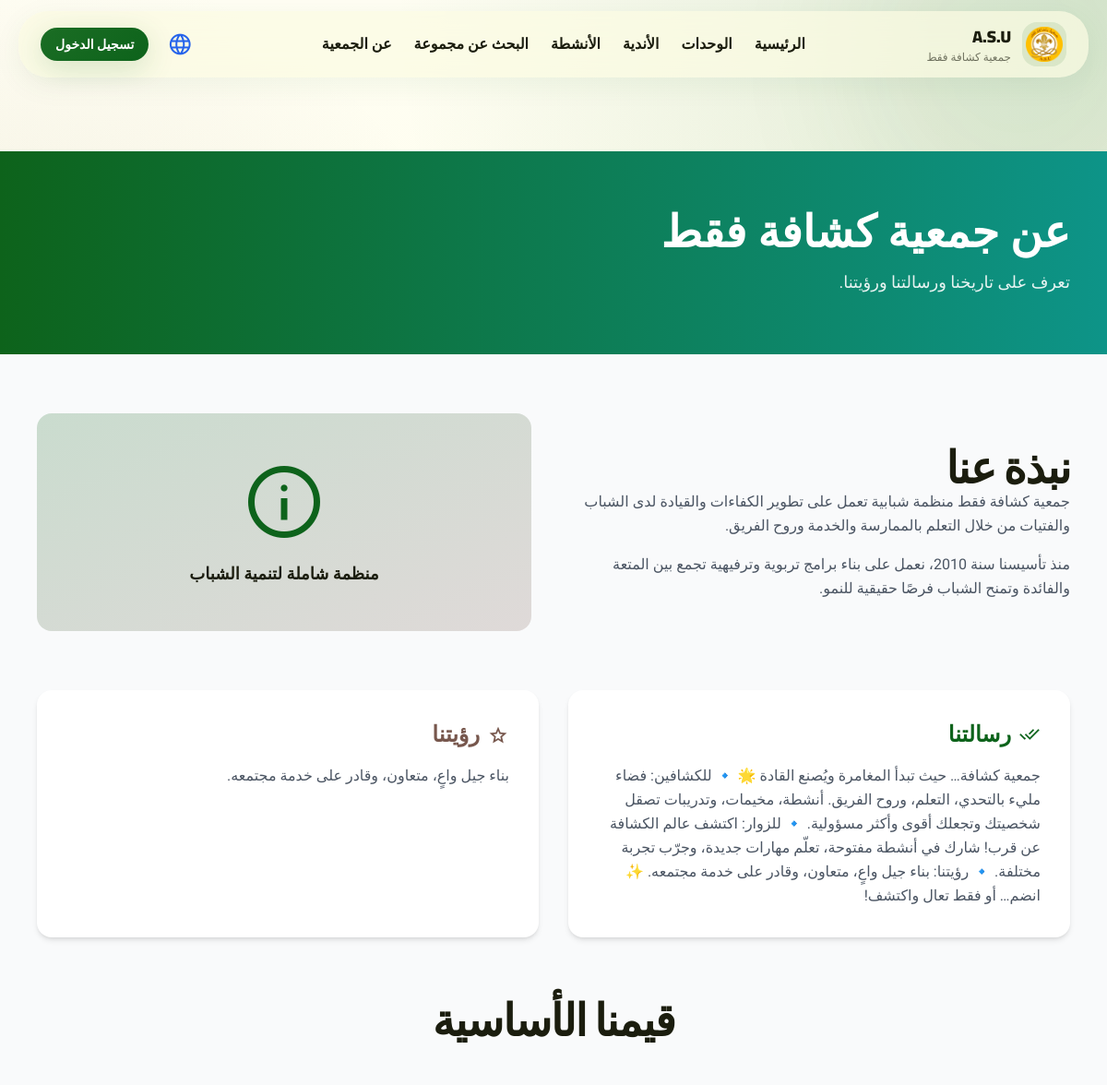
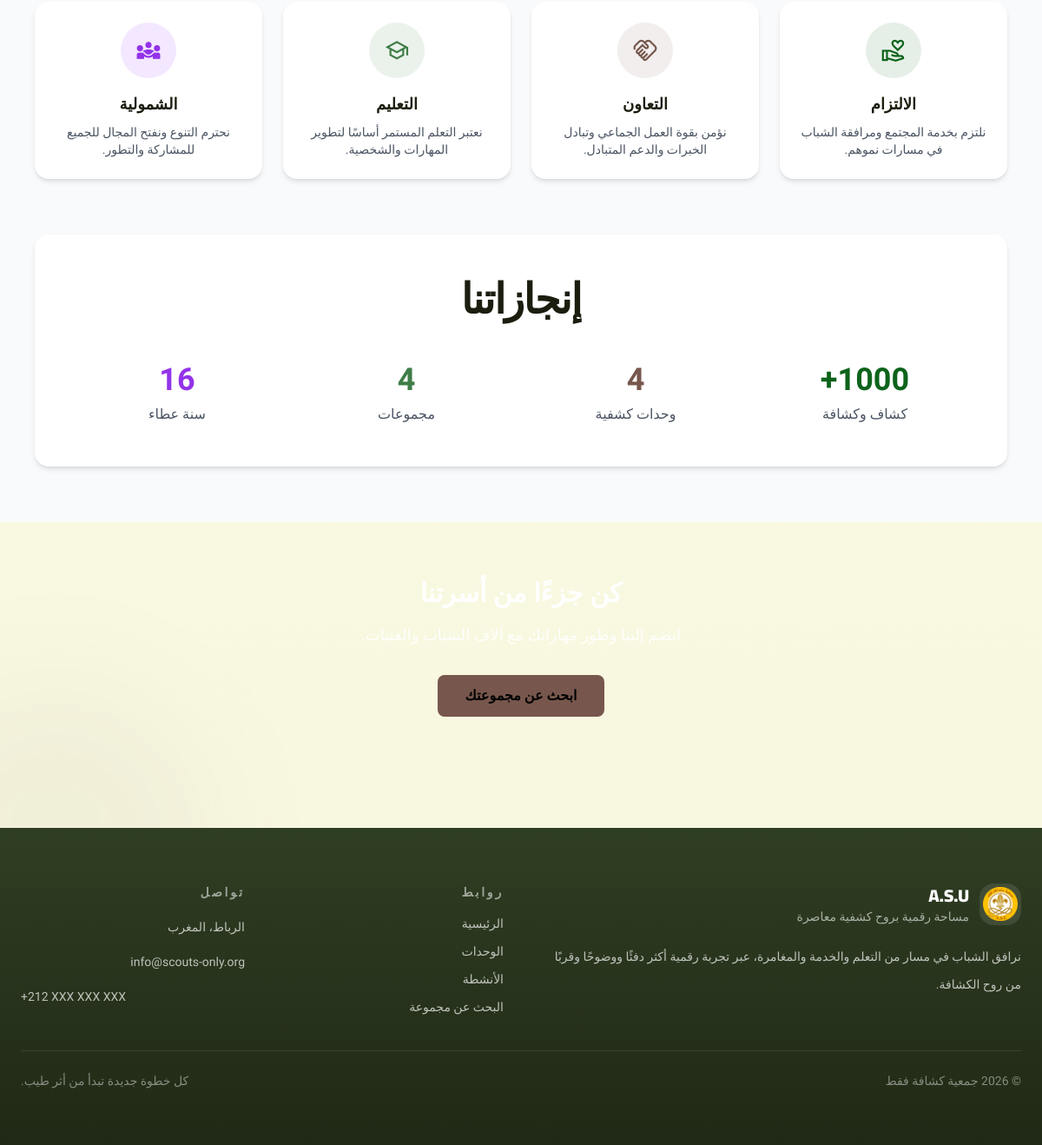
/about, run on the app's committed database (2 pictures, top to bottom).
### models.py (models this page shows, shortened)
class HomePage(db.Model):
    __tablename__ = 'home_pages'
    id = db.Column(db.String(36), primary_key=True, default=lambda: str(uuid.uuid4()))
    hero_title_ar = db.Column(db.String(200))
    hero_title_en = db.Column(db.String(200))
    hero_description_ar = db.Column(db.Text)
    hero_description_en = db.Column(db.Text)
    hero_image = db.Column(db.String(255))
    mission_ar = db.Column(db.Text)
    mission_en = db.Column(db.Text)
    vision_ar = db.Column(db.Text)
    vision_en = db.Column(db.Text)
    total_members = db.Column(db.Integer, default=0)
    total_units = db.Column(db.Integer, default=0)
    total_groups = db.Column(db.Integer, default=0)
    established_year = db.Column(db.Integer, default=2000)
    created_at = db.Column(db.DateTime, default=datetime.utcnow)
    updated_at = db.Column(db.DateTime, default=datetime.utcnow, onupdate=datetime.utcnow)

### app.py (the view)
@app.route('/about')
def about():
    home_page = HomePage.query.first()
    return render_template('about.html', home_page=home_page)

### templates/about.html (shortened to what this page needs)
{% extends "base.html" %}
{% set page = ui.get(current_lang, ui['ar']) %}
{% set established_year = home_page.established_year if home_page else 2010 %}
{% set mission_text = translate_field(home_page, 'mission') if home_page else '' %}
{% set vision_text = translate_field(home_page, 'vision') if home_page else '' %}
{% block content %}
<section class="bg-gradient-to-r from-primary to-teal-600 py-16 text-white">
    <div class="mx-auto max-w-6xl px-4">
        <h1 class="mb-4 text-5xl font-black">{{ page.hero_title }}</h1>
        <p class="text-lg opacity-90">{{ page.hero_copy }}</p>
    </div>
</section>
<section class="bg-gray-50 py-16">
    <div class="mx-auto max-w-6xl px-4">
        <div class="mb-16 grid items-center gap-12 md:grid-cols-2">
            <div>
                <h2 class="section-title">{{ page.intro_title }}</h2>
                <p class="mb-4 leading-relaxed text-gray-600">{{ page.intro_copy_1 }}</p>
                <p class="leading-relaxed text-gray-600">{{ page.intro_copy_2 % {'year': established_year} }}</p>
            </div>
            <div class="rounded-2xl bg-gradient-to-br from-primary/20 to-secondary/20 p-12 text-center">
                <span class="material-symbols-outlined mb-4 inline-block text-8xl text-primary">info</span>
                <p class="text-lg font-bold">{{ page.intro_badge }}</p>
            </div>
        </div>
        <div class="mb-16 grid gap-8 md:grid-cols-2">
            <div class="rounded-2xl bg-white p-8 shadow-md">
                <h3 class="mb-4 flex items-center gap-2 text-2xl font-black text-primary">
                    <span class="material-symbols-outlined">done_all</span>
                    {{ page.mission_title }}
                </h3>
                <p class="leading-relaxed text-gray-600">{{ mission_text or page.mission_fallback }}</p>
            </div>
            <div class="rounded-2xl bg-white p-8 shadow-md">
                <h3 class="mb-4 flex items-center gap-2 text-2xl font-black text-secondary">
                    <span class="material-symbols-outlined">star</span>
                    {{ page.vision_title }}
                </h3>
                <p class="leading-relaxed text-gray-600">{{ vision_text or page.vision_fallback }}</p>
            </div>
        </div>
        <div class="mb-16">
            <h2 class="section-title mb-12 text-center">{{ page.values_title }}</h2>
            <div class="grid gap-6 md:grid-cols-4">
                <div class="card-hover rounded-2xl bg-white p-6 text-center shadow-md">
                    <div class="mx-auto mb-4 flex h-16 w-16 items-center justify-center rounded-full bg-primary/10">
                        <span class="material-symbols-outlined text-3xl text-primary">volunteer_activism</span>
                    </div>
                    <h3 class="mb-2 text-lg font-bold">{{ page.value_commitment }}</h3>
                    <p class="text-sm text-gray-600">{{ page.value_commitment_copy }}</p>
                </div>
                <div class="card-hover rounded-2xl bg-white p-6 text-center shadow-md">
                    <div class="mx-auto mb-4 flex h-16 w-16 items-center justify-center rounded-full bg-secondary/10">
                        <span class="material-symbols-outlined text-3xl text-secondary">handshake</span>
                    </div>
                    <h3 class="mb-2 text-lg font-bold">{{ page.value_teamwork }}</h3>
                    <p class="text-sm text-gray-600">{{ page.value_teamwork_copy }}</p>
                </div>
                <div class="card-hover rounded-2xl bg-white p-6 text-center shadow-md">
                    <div class="mx-auto mb-4 flex h-16 w-16 items-center justify-center rounded-full bg-success/10">
                        <span class="material-symbols-outlined text-3xl text-success">school</span>
                    </div>
                    <h3 class="mb-2 text-lg font-bold">{{ page.value_learning }}</h3>
                    <p class="text-sm text-gray-600">{{ page.value_learning_copy }}</p>
                </div>
                <div class="card-hover rounded-2xl bg-white p-6 text-center shadow-md">
                    <div class="mx-auto mb-4 flex h-16 w-16 items-center justify-center rounded-full bg-purple-100">
                        <span class="material-symbols-outlined text-3xl text-purple-600">diversity_3</span>
                    </div>
                    <h3 class="mb-2 text-lg font-bold">{{ page.value_inclusion }}</h3>
                    <p class="text-sm text-gray-600">{{ page.value_inclusion_copy }}</p>
                </div>
            </div>
        </div>
        <div class="rounded-2xl bg-white p-12 shadow-md">
            <h2 class="section-title mb-12 text-center">{{ page.stats_title }}</h2>
            <div class="grid gap-8 text-center md:grid-cols-4">
                <div>
                    <h3 class="mb-2 text-4xl font-black text-primary">{{ home_page.total_members if home_page else 0 }}+
                    </h3>
                    <p class="text-gray-600">{{ page.members }}</p>
                </div>
                <div>
                    <h3 class="mb-2 text-4xl font-black text-secondary">{{ home_page.total_units if home_page else 0 }}
                    </h3>
                    <p class="text-gray-600">{{ page.units }}</p>
                </div>
                <div>
                    <h3 class="mb-2 text-4xl font-black text-success">{{ home_page.total_groups if home_page else 0 }}
                    </h3>
                    <p class="text-gray-600">{{ page.groups }}</p>
                </div>
                <div>
                    <h3 class="mb-2 text-4xl font-black text-purple-600">{{ 2026 - established_year }}</h3>
                    <p class="text-gray-600">{{ page.years_of_service }}</p>
                </div>
            </div>
        </div>
    </div>
</section>
<section class="hero-gradient py-16 text-white">
    <div class="mx-auto max-w-4xl px-4 text-center">
        <h2 class="mb-4 text-3xl font-black">{{ page.cta_title }}</h2>
        <p class="mb-8 text-lg opacity-90">{{ page.cta_copy }}</p>
        <a href="{{ url_for('find_group') }}"
            class="inline-block rounded-lg bg-secondary px-8 py-3 font-bold text-black transition-all hover:scale-105 hover:bg-secondary/90">
            {{ page.cta_button }}
        </a>
    </div>
</section>
{% endblock %}

### templates/base.html (shortened to what this page needs)
<!DOCTYPE html>
{% set text = ui.get(current_lang, ui['ar']) %}
<html dir="{% if current_lang == 'ar' %}rtl{% else %}ltr{% endif %}" lang="{{ current_lang }}">
<head>
    <script src="https://cdn.tailwindcss.com?plugins=forms,container-queries"></script>
    <link rel="stylesheet" href="{{ url_for('static', filename='css/styles.css') }}" />
</head>
<body class="text-on-surface selection:bg-primary selection:text-white">
    <div class="site-shell min-h-screen">
        <header class="sticky top-0 z-50 px-3 pt-3 sm:px-5">
            <div class="glass-nav mx-auto flex max-w-7xl items-center justify-between rounded-[2rem] px-4 py-3 sm:px-6">
                <a href="{{ url_for('home') }}" class="flex items-center gap-3">
                    <div class="flex h-12 w-12 items-center justify-center overflow-hidden rounded-2xl bg-primary/10">
                        <img src="{{ url_for('static', filename='images/brand-logo.png') }}" alt="{{ text.brand_name }}" class="h-10 w-10 object-contain" />
                    </div>
                    <div>
                        <p class="font-headline text-lg font-black">A.S.U</p>
                        <p class="text-xs text-on-surface/60">{{ text.brand_name }}</p>
                    </div>
                </a>
                <nav class="flex flex-col gap-4 lg:flex-row lg:gap-6">
                    <a href="{{ url_for('home') }}" class="font-bold text-on-surface transition hover:text-primary">{{ text.nav_home }}</a>
                    <a href="{{ url_for('units') }}" class="font-bold text-on-surface transition hover:text-primary">{{ text.nav_units }}</a>
                    <a href="{{ url_for('clubs') }}" class="font-bold text-on-surface transition hover:text-primary">{{ text.nav_clubs }}</a>
                    <a href="{{ url_for('activities') }}" class="font-bold text-on-surface transition hover:text-primary">{{ text.nav_activities }}</a>
                    <a href="{{ url_for('find_group') }}" class="font-bold text-on-surface transition hover:text-primary">{{ text.nav_find_group }}</a>
                    <a href="{{ url_for('about') }}" class="font-bold text-on-surface transition hover:text-primary">{{ text.nav_about }}</a>
                </nav>
                <div class="flex items-center gap-2 sm:gap-3">
                    <div class="lang-menu">
                        <button type="button" class="lang-button" aria-label="{{ text.choose_language }}" aria-haspopup="true" aria-expanded="false">
                            <span class="material-symbols-outlined text-[28px]">language</span>
                        </button>
                    </div>
                    {% if current_user.is_authenticated %}
                    <a href="{{ url_for('admin_dashboard') }}" class="btn-secondary px-4 py-2 text-sm">{{ text.dashboard }}</a>
                    <a href="{{ url_for('admin_logout') }}" class="btn-primary px-4 py-2 text-sm">{{ text.logout }}</a>
                    {% else %}
                    <a href="{{ url_for('admin_login') }}" class="btn-primary px-4 py-2 text-sm">{{ text.login }}</a>
                    {% endif %}
                </div>
            </div>
        </header>
        <main class="relative z-10 pt-20">
            {% block content %}{% endblock %}
        </main>
        <footer class="footer-surface relative z-10 mt-16 text-white">
            <div class="mx-auto max-w-7xl px-6 py-16">
                <div class="grid gap-10 md:grid-cols-4">
                    <div class="md:col-span-2">
                        <div class="mb-5 flex items-center gap-3">
                            <div class="flex h-12 w-12 items-center justify-center overflow-hidden rounded-2xl bg-white/10">
                                <img src="{{ url_for('static', filename='images/brand-logo.png') }}" alt="{{ text.brand_name }}" class="h-10 w-10 object-contain" />
                            </div>
                            <div>
                                <p class="font-headline text-xl font-black">A.S.U</p>
                                <p class="text-sm text-white/60">{{ text.footer_tagline }}</p>
                            </div>
                        </div>
                        <p class="max-w-xl text-sm leading-8 text-white/70">{{ text.footer_copy }}</p>
                    </div>
                    <div>
                        <h3 class="mb-4 text-sm font-black uppercase tracking-[0.2em] text-white/55">{{ text.links }}</h3>
                        <div class="space-y-3 text-sm text-white/70">
                            <a href="{{ url_for('home') }}" class="block transition hover:text-white">{{ text.nav_home }}</a>
                            <a href="{{ url_for('units') }}" class="block transition hover:text-white">{{ text.nav_units }}</a>
                            <a href="{{ url_for('activities') }}" class="block transition hover:text-white">{{ text.nav_activities }}</a>
                            <a href="{{ url_for('find_group') }}" class="block transition hover:text-white">{{ text.nav_find_group }}</a>
                        </div>
                    </div>
                    <div>
                        <h3 class="mb-4 text-sm font-black uppercase tracking-[0.2em] text-white/55">{{ text.contact }}</h3>
                        <div class="space-y-3 text-sm leading-7 text-white/70">
                            <p>{{ text.location }}</p>
                            <p>info@scouts-only.org</p>
                            <p dir="ltr">+212 XXX XXX XXX</p>
                        </div>
                    </div>
                </div>
                <div class="mt-10 flex flex-col gap-3 border-t border-white/10 pt-6 text-sm text-white/45 md:flex-row md:items-center md:justify-between">
                    <p>&copy; 2026 {{ text.copyright }}</p>
                    <p>{{ text.footer_note }}</p>
                </div>
            </div>
        </footer>
    </div>
</body>
</html>

### data on the page
HomePage: brand_name "جمعية كشافة فقط", established_year "منذ تأسيسنا سنة 2010، نعمل على بناء برامج تربوية وترفيهية تجمع بين المتعة والفائدة وتمنح الشباب فرصًا حقيقية للنمو.", mission_ar "جمعية كشافة… حيث تبدأ المغامرة ويُصنع القادة 🌟 🔹 للكشافين: فضاء مليء بالتحدي، التعلم، وروح الفريق. أنشطة، مخيمات، وتدريبات تصقل شخصيتك وتجعلك أقوى وأكثر مسؤولية. 🔹 للزوار: اكتشف عالم الكشافة عن قرب! شارك في أنشطة مفتوحة، تعلّم مهارات جديدة، وجرّب تجربة مختلفة. 🔹 رؤيتنا: بناء جيل واعٍ، متعاون، وقادر على خدمة مجتمعه. ✨ انضم… أو فقط تعال واكتشف!", vision_ar "بناء جيل واعٍ، متعاون، وقادر على خدمة مجتمعه.", total_members "1000", total_units "4", total_groups "4", 2026-established_year "16", copyright "جمعية كشافة فقط"

### other printed values
{{ text.nav_home }} "الرئيسية"
{{ text.nav_units }} "الوحدات"
{{ text.nav_clubs }} "الأندية"
{{ text.nav_activities }} "الأنشطة"
{{ text.nav_find_group }} "البحث عن مجموعة"
{{ text.nav_about }} "عن الجمعية"
{{ text.login }} "تسجيل الدخول"
{{ page.hero_title }} "عن جمعية كشافة فقط"
{{ page.hero_copy }} "تعرف على تاريخنا ورسالتنا ورؤيتنا."
{{ page.intro_title }} "نبذة عنا"
{{ page.intro_copy_1 }} "جمعية كشافة فقط منظمة شبابية تعمل على تطوير الكفاءات والقيادة لدى الشباب والفتيات من خلال التعلم بالممارسة والخدمة وروح الفريق."
{{ page.intro_badge }} "منظمة شاملة لتنمية الشباب"
{{ page.mission_title }} "رسالتنا"
{{ page.vision_title }} "رؤيتنا"
{{ page.values_title }} "قيمنا الأساسية"
